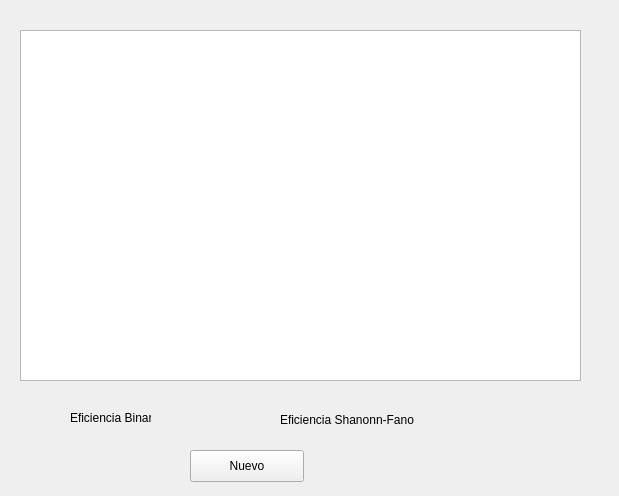
<?xml version="1.0" encoding="UTF-8"?>
<ui version="4.0">
 <class>vent_sol</class>
 <widget class="QWidget" name="vent_sol">
  <property name="geometry">
   <rect>
    <x>0</x>
    <y>0</y>
    <width>619</width>
    <height>496</height>
   </rect>
  </property>
  <property name="windowTitle">
   <string>Práctica 3 - Resultados</string>
  </property>
  <widget class="QTableWidget" name="tableWidget">
   <property name="geometry">
    <rect>
     <x>20</x>
     <y>30</y>
     <width>561</width>
     <height>351</height>
    </rect>
   </property>
  </widget>
  <widget class="QLabel" name="label">
   <property name="geometry">
    <rect>
     <x>70</x>
     <y>410</y>
     <width>81</width>
     <height>16</height>
    </rect>
   </property>
   <property name="text">
    <string>Eficiencia Binario</string>
   </property>
  </widget>
  <widget class="QLabel" name="label_2">
   <property name="geometry">
    <rect>
     <x>280</x>
     <y>410</y>
     <width>161</width>
     <height>20</height>
    </rect>
   </property>
   <property name="text">
    <string>Eficiencia Shanonn-Fano</string>
   </property>
  </widget>
  <widget class="QLabel" name="label_3">
   <property name="geometry">
    <rect>
     <x>180</x>
     <y>410</y>
     <width>81</width>
     <height>16</height>
    </rect>
   </property>
   <property name="text">
    <string/>
   </property>
  </widget>
  <widget class="QLabel" name="label_4">
   <property name="geometry">
    <rect>
     <x>471</x>
     <y>410</y>
     <width>81</width>
     <height>16</height>
    </rect>
   </property>
   <property name="text">
    <string/>
   </property>
  </widget>
  <widget class="QPushButton" name="pushButton">
   <property name="geometry">
    <rect>
     <x>190</x>
     <y>450</y>
     <width>114</width>
     <height>32</height>
    </rect>
   </property>
   <property name="text">
    <string>Nuevo</string>
   </property>
  </widget>
 </widget>
 <resources/>
 <connections/>
</ui>
